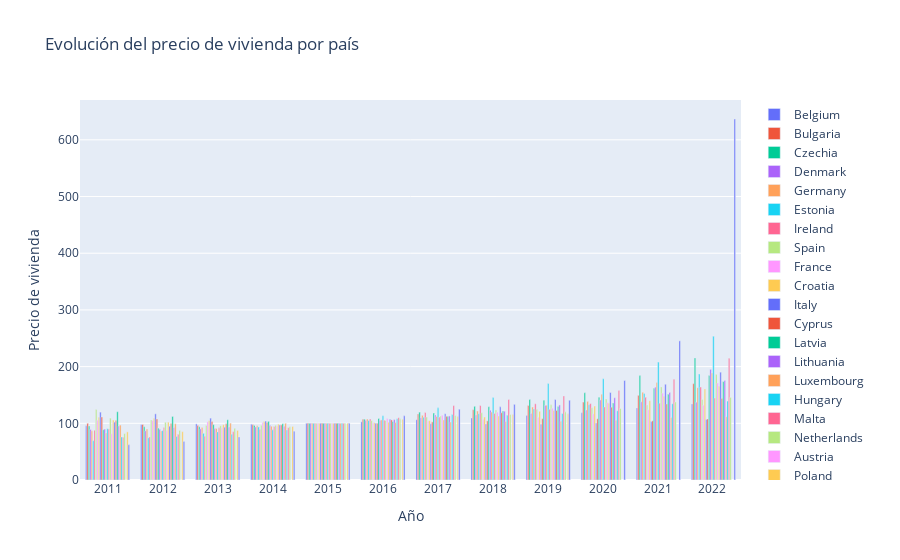

Source (notebook cell):
### Code cell
import plotly.graph_objects as go

# Obtener los datos de precios de vivienda por país y año
datos = europa.iloc[1:, 1:].astype(float)

# Obtener la lista de países y años
paises = europa.index[1:]
anios = europa.columns[1:]

# Crear una lista de barras para almacenar las barras de cada país
barras = []

# Iterar sobre cada país y crear una barra para cada año
for i in range(len(paises)):
    pais = paises[i]
    precios = datos.iloc[i, :]
    barra = go.Bar(x=anios, y=precios, name=pais)
    barras.append(barra)

# Crear la figura y agregar las barras
fig = go.Figure(data=barras)

# Establecer los títulos de los ejes
fig.update_layout(title='Evolución del precio de vivienda por país', xaxis_title='Año', yaxis_title='Precio de vivienda')

# Mostrar la gráfica
fig.show()

### Figure 1 — Plotly figure (JSON) as saved in the notebook; plotly's stock layout.template omitted (floating-point values rounded to 4 significant figures)
{"data": [{"name": "Belgium", "type": "bar", "x": ["2011", "2012", "2013", "2014", "2015", "2016", "2017", "2018", "2019", "2020", "2021", "2022 "], "y": [95.61, 97.75, 98.9, 98.35, 100, 102.6, 106.4, 109.4, 113.8, 118.6, 127.1, 134.2]}, {"name": "Bulgaria", "type": "bar", "x": ["2011", "2012", "2013", "2014", "2015", "2016", "2017", "2018", "2019", "2020", "2021", "2022 "], "y": [99.98, 98.07, 95.92, 97.29, 100, 107.0, 116.3, 124.0, 131.4, 137.4, 149.3, 169.9]}, {"name": "Czechia", "type": "bar", "x": ["2011", "2012", "2013", "2014", "2015", "2016", "2017", "2018", "2019", "2020", "2021", "2022 "], "y": [95.3, 93.9, 93.9, 96.2, 100, 107.2, 119.7, 130, 141.9, 153.9, 184.2, 215.3]}, {"name": "Denmark", "type": "bar", "x": ["2011", "2012", "2013", "2014", "2015", "2016", "2017", "2018", "2019", "2020", "2021", "2022 "], "y": [89.12, 86.71, 90.09, 93.49, 100, 105.2, 110, 114.8, 117.5, 123.5, 138.0, 137.3]}, {"name": "Germany", "type": "bar", "x": ["2011", "2012", "2013", "2014", "2015", "2016", "2017", "2018", "2019", "2020", "2021", "2022 "], "y": [86.8, 89.8, 92.6, 95.5, 100, 107.5, 114.1, 121.7, 128.7, 138.7, 154.7, 162.9]}, {"name": "Estonia", "type": "bar", "x": ["2011", "2012", "2013", "2014", "2015", "2016", "2017", "2018", "2019", "2020", "2021", "2022 "], "y": [69.32, 74.37, 82.29, 93.58, 100, 104.8, 110.5, 117.1, 125.3, 132.8, 152.8, 186.8]}, {"name": "Ireland", "type": "bar", "x": ["2011", "2012", "2013", "2014", "2015", "2016", "2017", "2018", "2019", "2020", "2021", "2022 "], "y": [87.86, 76.04, 76.99, 89.72, 100, 107.5, 119.1, 131.3, 134.4, 134.8, 146.0, 164.0]}, {"name": "Spain", "type": "bar", "x": ["2011", "2012", "2013", "2014", "2015", "2016", "2017", "2018", "2019", "2020", "2021", "2022 "], "y": [124.3, 105.9, 96.24, 96.54, 100, 104.6, 111.1, 118.6, 124.7, 127.5, 132.2, 142.0]}, {"name": "France", "type": "bar", "x": ["2011", "2012", "2013", "2014", "2015", "2016", "2017", "2018", "2019", "2020", "2021", "2022 "], "y": [105.5, 104.9, 102.9, 101.4, 100, 101.0, 104.2, 107.3, 110.9, 116.6, 124.0, 131.9]}, {"name": "Croatia", "type": "bar", "x": ["2011", "2012", "2013", "2014", "2015", "2016", "2017", "2018", "2019", "2020", "2021", "2022 "], "y": [110.7, 108.9, 104.6, 103.0, 100, 100.9, 104.8, 111.1, 121.1, 130.4, 139.9, 160.7]}, {"name": "Italy", "type": "bar", "x": ["2011", "2012", "2013", "2014", "2015", "2016", "2017", "2018", "2019", "2020", "2021", "2022 "], "y": [119.7, 116.7, 109.1, 104, 100, 100.3, 99.2, 98.6, 98.5, 100.4, 103, 106.9]}, {"name": "Cyprus", "type": "bar", "x": ["2011", "2012", "2013", "2014", "2015", "2016", "2017", "2018", "2019", "2020", "2021", "2022 "], "y": [111.1, 107.7, 103.3, 101.5, 100, 100.3, 102.5, 104.3, 108.2, 108.0, 104.3, 107.7]}, {"name": "Latvia", "type": "bar", "x": ["2011", "2012", "2013", "2014", "2015", "2016", "2017", "2018", "2019", "2020", "2021", "2022 "], "y": [88.73, 91.36, 97.62, 103.5, 100, 108.5, 118.0, 129.3, 140.9, 145.8, 161.7, 184.2]}, {"name": "Lithuania", "type": "bar", "x": ["2011", "2012", "2013", "2014", "2015", "2016", "2017", "2018", "2019", "2020", "2021", "2022 "], "y": [89.77, 89.56, 90.65, 96.47, 100, 105.4, 114.8, 123.2, 131.6, 141.2, 163.8, 195.1]}, {"name": "Luxembourg", "type": "bar", "x": ["2011", "2012", "2013", "2014", "2015", "2016", "2017", "2018", "2019", "2020", "2021", "2022 "], "y": [83.09, 86.58, 90.89, 94.88, 100, 106.0, 112.0, 119.9, 132.0, 151.1, 172.2, 188.6]}, {"name": "Hungary", "type": "bar", "x": ["2011", "2012", "2013", "2014", "2015", "2016", "2017", "2018", "2019", "2020", "2021", "2022 "], "y": [90.45, 87.1, 84.87, 88.43, 100, 113.4, 127.2, 145.5, 170.2, 178.6, 208.0, 253.6]}, {"name": "Malta", "type": "bar", "x": ["2011", "2012", "2013", "2014", "2015", "2016", "2017", "2018", "2019", "2020", "2021", "2022 "], "y": [89.8, 92.54, 92.16, 94.51, 100, 105.5, 111.0, 117.5, 124.7, 128.9, 135.4, 144.4]}, {"name": "Netherlands", "type": "bar", "x": ["2011", "2012", "2013", "2014", "2015", "2016", "2017", "2018", "2019", "2020", "2021", "2022 "], "y": [109.2, 101.9, 95.75, 96.53, 100, 105.0, 112.9, 123.6, 132.6, 142.8, 164.2, 186.3]}, {"name": "Austria", "type": "bar", "x": ["2011", "2012", "2013", "2014", "2015", "2016", "2017", "2018", "2019", "2020", "2021", "2022 "], "y": [81.6, 87.57, 92.1, 95.33, 100, 108.5, 114.3, 119.6, 126.6, 136.3, 153.3, 171.1]}, {"name": "Poland", "type": "bar", "x": ["2011", "2012", "2013", "2014", "2015", "2016", "2017", "2018", "2019", "2020", "2021", "2022 "], "y": [105.7, 102.0, 97.54, 98.5, 100, 101.9, 105.8, 112.7, 122.5, 135.4, 147.8, 165.2]}, {"name": "Portugal", "type": "bar", "x": ["2011", "2012", "2013", "2014", "2015", "2016", "2017", "2018", "2019", "2020", "2021", "2022 "], "y": [102.1, 94.87, 93.09, 97.04, 100, 107.1, 117.0, 129.0, 141.9, 154.3, 168.8, 190.2]}, {"name": "Romania", "type": "bar", "x": ["2011", "2012", "2013", "2014", "2015", "2016", "2017", "2018", "2019", "2020", "2021", "2022 "], "y": [104.8, 99.51, 99.26, 97.22, 100, 106.0, 112.4, 118.6, 122.7, 128.4, 134.1, 143.7]}, {"name": "Slovenia", "type": "bar", "x": ["2011", "2012", "2013", "2014", "2015", "2016", "2017", "2018", "2019", "2020", "2021", "2022 "], "y": [120.4, 112.1, 106.2, 99.2, 100, 103.2, 111.8, 121.5, 129.7, 135.7, 151.3, 173.6]}, {"name": "Slovakia", "type": "bar", "x": ["2011", "2012", "2013", "2014", "2015", "2016", "2017", "2018", "2019", "2020", "2021", "2022 "], "y": [95.33, 92.75, 93.59, 94.91, 100, 106.7, 113.0, 121.3, 132.4, 145.1, 154.3, 175.5]}, {"name": "Finland", "type": "bar", "x": ["2011", "2012", "2013", "2014", "2015", "2016", "2017", "2018", "2019", "2020", "2021", "2022 "], "y": [96.87, 99.21, 100.3, 100, 100, 101.3, 102.4, 103.3, 103.8, 105.6, 110.5, 111.8]}, {"name": "Sweden", "type": "bar", "x": ["2011", "2012", "2013", "2014", "2015", "2016", "2017", "2018", "2019", "2020", "2021", "2022 "], "y": [75.87, 76.83, 80.79, 88.4, 100, 108.2, 115.4, 114.3, 117.2, 122.1, 134.5, 139.2]}, {"name": "Iceland", "type": "bar", "x": ["2011", "2012", "2013", "2014", "2015", "2016", "2017", "2018", "2019", "2020", "2021", "2022 "], "y": [75.36, 80.57, 85.21, 92.39, 100, 109.8, 131.2, 142.0, 148.3, 157.8, 177.6, 214.8]}, {"name": "Norway", "type": "bar", "x": ["2011", "2012", "2013", "2014", "2015", "2016", "2017", "2018", "2019", "2020", "2021", "2022 "], "y": [81.95, 87.48, 91.24, 93.74, 100, 107.9, 113.8, 115.5, 120.2, 126.1, 137.7, 145.7]}, {"name": "Switzerland", "type": "bar", "x": ["2011", "2012", "2013", "2014", "2015", "2016", "2017", "2018", "2019", "2020", "2021", "2022 "], "y": [null, null, null, null, null, null, null, null, null, null, null, null]}, {"name": "United Kingdom", "type": "bar", "x": ["2011", "2012", "2013", "2014", "2015", "2016", "2017", "2018", "2019", "2020", "2021", "2022 "], "y": [84.88, 85.2, 87.39, 94.4, 100, 107.0, 111.9, 115.5, 116.7, null, null, null]}, {"name": "Türkiye", "type": "bar", "x": ["2011", "2012", "2013", "2014", "2015", "2016", "2017", "2018", "2019", "2020", "2021", "2022 "], "y": [62.14, 68.03, 75.79, 86.11, 100, 113.3, 124.8, 133.4, 140.6, 175.5, 245.4, 636.7]}], "layout": {"title": {"text": "Evolución del precio de vivienda por país"}, "xaxis": {"title": {"text": "Año"}}, "yaxis": {"title": {"text": "Precio de vivienda"}}}}
